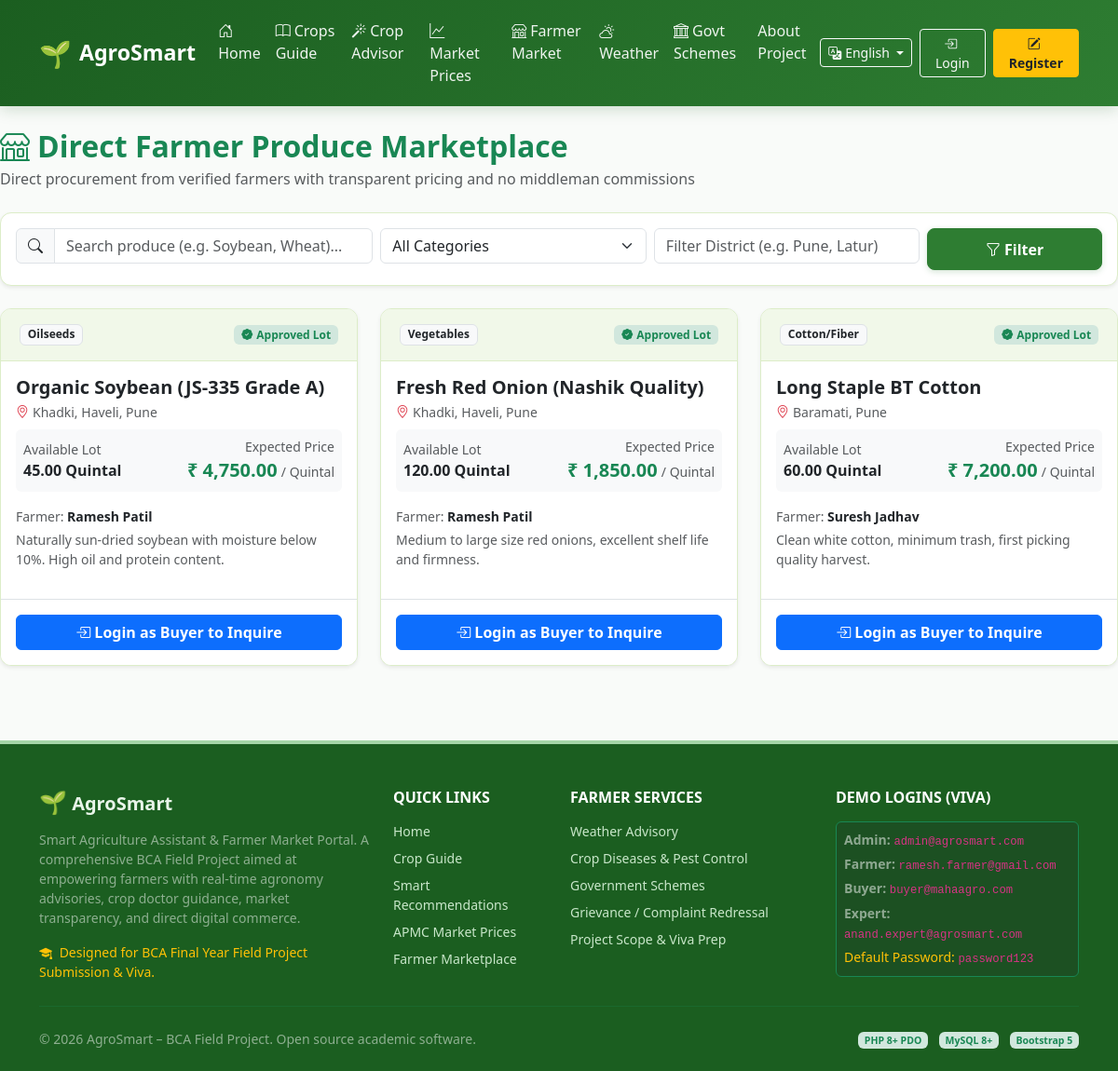
/buyer/marketplace.php, run on the app's committed database.
### tables this page shows
CREATE TABLE `products` (
  `product_id` INT AUTO_INCREMENT PRIMARY KEY,
  `farmer_id` INT NOT NULL,
  `product_name` VARCHAR(150) NOT NULL,
  `category` ENUM('Grains', 'Pulses', 'Oilseeds', 'Vegetables', 'Fruits', 'Cotton/Fiber', 'Spices') NOT NULL,
  `quantity` DECIMAL(10, 2) NOT NULL,
  `unit` VARCHAR(20) NOT NULL DEFAULT 'Quintal',
  `expected_price` DECIMAL(10, 2) NOT NULL COMMENT 'Price per unit in INR',
  `location` VARCHAR(150) NOT NULL,
  `description` TEXT NOT NULL,
  `photo` VARCHAR(255) DEFAULT 'default_crop.jpg',
  `status` ENUM('pending', 'approved', 'rejected', 'sold') NOT NULL DEFAULT 'pending',
  `created_at` DATETIME DEFAULT CURRENT_TIMESTAMP,
  CONSTRAINT `fk_product_farmer` FOREIGN KEY (`farmer_id`) REFERENCES `farmers` (`farmer_id`) ON DELETE CASCADE
);

CREATE TABLE `users` (
  `user_id` INT AUTO_INCREMENT PRIMARY KEY,
  `name` VARCHAR(100) NOT NULL,
  `email` VARCHAR(150) NOT NULL UNIQUE,
  `mobile` VARCHAR(15) NOT NULL,
  `password` VARCHAR(255) NOT NULL,
  `role` ENUM('farmer', 'buyer', 'expert', 'admin') NOT NULL DEFAULT 'farmer',
  `status` ENUM('active', 'blocked') NOT NULL DEFAULT 'active',
  `created_at` DATETIME DEFAULT CURRENT_TIMESTAMP
);

### includes/functions.php (called while the page is built, shortened)
<?php
function e($string) {
    return htmlspecialchars((string)$string, ENT_QUOTES, 'UTF-8');
}

### buyer/marketplace.php (the view, shortened to what this page needs)
<?php
require_once __DIR__ . '/../includes/functions.php';
$pdo = getDBConnection();
$search = trim($_GET['search'] ?? '');
$location = trim($_GET['location'] ?? '');
$query = "SELECT p.*, f.village, f.district, u.name as farmer_name, u.mobile as farmer_mobile FROM products p JOIN farmers f ON p.farmer_id = f.farmer_id JOIN users u ON f.user_id = u.user_id WHERE p.status = 'approved'";
$params = [];
$query .= " ORDER BY p.created_at DESC";
$stmt = $pdo->prepare($query);
$stmt->execute($params);
$products = $stmt->fetchAll();
require_once __DIR__ . '/../includes/header.php';
?>
<div class="d-flex flex-column flex-md-row justify-content-between align-items-md-center mb-4">
  <div>
    <h2 class="fw-bold text-success mb-1"><i class="bi bi-shop me-2"></i>Direct Farmer Produce Marketplace</h2>
    <p class="text-muted mb-0">Direct procurement from verified farmers with transparent pricing and no middleman commissions</p>
  </div>
</div>
<div class="card card-agro mb-4 p-3 shadow-sm">
  <form method="GET" action="<?= BASE_URL ?>/buyer/marketplace.php" class="row g-2">
    <div class="col-md-4">
      <div class="input-group">
        <span class="input-group-text"><i class="bi bi-search"></i></span>
        <input type="text" name="search" class="form-control" placeholder="Search produce (e.g. Soybean, Wheat)..." value="<?= e($search) ?>">
      </div>
    </div>
    <div class="col-md-3">
      <select name="category" class="form-select">
        <option value="">All Categories</option>
      </select>
    </div>
    <div class="col-md-3">
      <input type="text" name="location" class="form-control" placeholder="Filter District (e.g. Pune, Latur)" value="<?= e($location) ?>">
    </div>
    <div class="col-md-2 d-grid">
      <button type="submit" class="btn btn-agro-primary"><i class="bi bi-funnel me-1"></i>Filter</button>
    </div>
  </form>
</div>
<?php if (empty($products)): ?>
  <div class="card card-agro p-5 text-center text-muted">
    <i class="bi bi-basket3 fs-1 mb-2 text-secondary"></i>
    <h5>No agricultural lots found matching your filter criteria.</h5>
    <a href="<?= BASE_URL ?>/buyer/marketplace.php" class="btn btn-outline-success mt-2">Reset Filters</a>
  </div>
<?php else: ?>
  <div class="row g-4">
    <?php foreach ($products as $p): ?>
      <div class="col-md-6 col-lg-4">
        <div class="card card-agro h-100 shadow-sm d-flex flex-column">
          <div class="card-agro-header d-flex justify-content-between align-items-center">
            <span class="badge bg-light text-dark border"><?= e($p['category']) ?></span>
            <span class="badge bg-success-subtle text-success"><i class="bi bi-patch-check-fill me-1"></i>Approved Lot</span>
          </div>
          <div class="card-body flex-grow-1">
            <h5 class="fw-bold text-dark mb-1"><?= e($p['product_name']) ?></h5>
            <p class="text-muted small mb-2"><i class="bi bi-geo-alt me-1 text-danger"></i><?= e($p['location']) ?></p>
            <div class="d-flex justify-content-between align-items-center bg-light p-2 rounded mb-3">
              <div>
                <small class="text-muted d-block">Available Lot</small>
                <strong class="fs-6"><?= e($p['quantity']) ?> <?= e($p['unit']) ?></strong>
              </div>
              <div class="text-end">
                <small class="text-muted d-block">Expected Price</small>
                <strong class="text-success fs-5">₹ <?= number_format($p['expected_price'], 2) ?></strong> <small class="text-muted">/ <?= e($p['unit']) ?></small>
              </div>
            </div>
            <div class="small mb-3">
              <span class="text-muted">Farmer:</span> <strong><?= e($p['farmer_name']) ?></strong>
              <div class="text-muted mt-1"><?= e(mb_strimwidth($p['description'] ?: 'High quality direct harvested lot ready for dispatch.', 0, 110, '...')) ?></div>
            </div>
          </div>
          <div class="card-footer bg-white border-top p-3">
            <?php if (isset($_SESSION['role']) && $_SESSION['role'] === 'buyer'): ?>
              <button type="button" class="btn btn-agro-primary w-100 fw-semibold" data-bs-toggle="modal" data-bs-target="#enquiryModal<?= $p['product_id'] ?>">
                <i class="bi bi-send-fill me-1"></i>Send Purchase Enquiry
              </button>
            <?php elseif (isset($_SESSION['role']) && $_SESSION['role'] === 'farmer'): ?>
              <button type="button" class="btn btn-outline-secondary w-100" disabled>
                <i class="bi bi-person-circle me-1"></i>Farmer View (Trading Disabled)
              </button>
            <?php else: ?>
              <a href="<?= BASE_URL ?>/login.php" class="btn btn-primary w-100 fw-semibold">
                <i class="bi bi-box-arrow-in-right me-1"></i>Login as Buyer to Inquire
              </a>
            <?php endif; ?>
          </div>
        </div>
      </div>
    <?php endforeach; ?>
  </div>
<?php endif; ?>
<?php require_once __DIR__ . '/../includes/footer.php'; ?>

### assets/css/style.css (style rules this page uses)
:root { --agro-primary: #2e7d32; --agro-primary-dark: #1b5e20; --agro-primary-light: #4caf50; --agro-bg-soft: #f1f8e9; --agro-accent-earth: #795548; --agro-accent-gold: #fbc02d; --agro-text-dark: #1f2937; --agro-border-subtle: #dcedc8; }
body { font-family: 'Segoe UI', system-ui, -apple-system, sans-serif; color: var(--agro-text-dark); background-color: #f9fbf9; min-height: 100vh; display: flex; flex-direction: column; }
.btn-agro-primary { background-color: var(--agro-primary); border-color: var(--agro-primary); color: #ffffff; font-weight: 600; padding: 0.6rem 1.25rem; border-radius: 8px; box-shadow: 0 2px 6px rgba(46, 125, 50, 0.2); transition: all 0.2s ease-in-out; }
.card-agro { border: 1px solid var(--agro-border-subtle); border-radius: 12px; background-color: #ffffff; box-shadow: 0 4px 12px rgba(0, 0, 0, 0.04); transition: all 0.25s ease; overflow: hidden; }
.card-agro-header { background-color: #f1f8e9; border-bottom: 1px solid var(--agro-border-subtle); font-weight: 700; color: var(--agro-primary-dark); padding: 1rem 1.25rem; }

### data on the page
products: category "Oilseeds", product_name "Organic Soybean (JS-335 Grade A)", location "Khadki, Haveli, Pune", quantity "45.00", unit "Quintal", expected_price "4,750.00", users.name "Ramesh Patil", description "Naturally sun-dried soybean with moisture below 10%. High oil and protein content."
products: category "Vegetables", product_name "Fresh Red Onion (Nashik Quality)", location "Khadki, Haveli, Pune", quantity "120.00", unit "Quintal", expected_price "1,850.00", users.name "Ramesh Patil", description "Medium to large size red onions, excellent shelf life and firmness."
products: category "Cotton/Fiber", product_name "Long Staple BT Cotton", location "Baramati, Pune", quantity "60.00", unit "Quintal", expected_price "7,200.00", users.name "Suresh Jadhav", description "Clean white cotton, minimum trash, first picking quality harvest."

### other printed values
__('nav_home') "Home"
__('nav_crops') "Crops Guide"
__('nav_recommendation') "Crop Advisor"
__('nav_market_prices') "Market Prices"
__('nav_marketplace') "Farmer Market"
__('nav_weather') "Weather"
__('nav_schemes') "Govt Schemes"
__('nav_about') "About Project"
__('nav_login') "Login"
__('nav_register') "Register"
